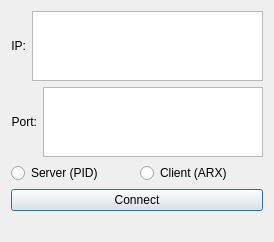
<?xml version="1.0" encoding="UTF-8"?>
<ui version="4.0">
 <class>NetworkDialog</class>
 <widget class="QDialog" name="NetworkDialog">
  <property name="geometry">
   <rect>
    <x>0</x>
    <y>0</y>
    <width>274</width>
    <height>216</height>
   </rect>
  </property>
  <property name="windowTitle">
   <string>Dialog</string>
  </property>
  <layout class="QGridLayout" name="gridLayout">
   <item row="0" column="0">
    <layout class="QVBoxLayout" name="verticalLayout">
     <item>
      <layout class="QHBoxLayout" name="horizontalLayout_3">
       <item>
        <widget class="QLabel" name="label">
         <property name="text">
          <string>IP:</string>
         </property>
         <property name="alignment">
          <set>Qt::AlignmentFlag::AlignRight|Qt::AlignmentFlag::AlignTrailing|Qt::AlignmentFlag::AlignVCenter</set>
         </property>
        </widget>
       </item>
       <item>
        <widget class="QTextEdit" name="textIP">
         <property name="lineWrapMode">
          <enum>QTextEdit::LineWrapMode::FixedPixelWidth</enum>
         </property>
        </widget>
       </item>
      </layout>
     </item>
     <item>
      <layout class="QHBoxLayout" name="horizontalLayout_4">
       <item>
        <widget class="QLabel" name="label_2">
         <property name="text">
          <string>Port:</string>
         </property>
         <property name="alignment">
          <set>Qt::AlignmentFlag::AlignRight|Qt::AlignmentFlag::AlignTrailing|Qt::AlignmentFlag::AlignVCenter</set>
         </property>
        </widget>
       </item>
       <item>
        <widget class="QTextEdit" name="textPORT">
         <property name="lineWrapMode">
          <enum>QTextEdit::LineWrapMode::FixedPixelWidth</enum>
         </property>
        </widget>
       </item>
      </layout>
     </item>
     <item>
      <layout class="QHBoxLayout" name="horizontalLayout">
       <item>
        <widget class="QRadioButton" name="radioServerPID">
         <property name="text">
          <string>Server (PID)</string>
         </property>
        </widget>
       </item>
       <item>
        <widget class="QRadioButton" name="radioClientARX">
         <property name="text">
          <string>Client (ARX)</string>
         </property>
        </widget>
       </item>
      </layout>
     </item>
     <item>
      <widget class="QPushButton" name="pushConnect">
       <property name="text">
        <string>Connect</string>
       </property>
      </widget>
     </item>
     <item>
      <widget class="QLabel" name="labelNotConnected">
       <property name="text">
        <string/>
       </property>
      </widget>
     </item>
    </layout>
   </item>
  </layout>
 </widget>
 <resources/>
 <connections/>
</ui>
